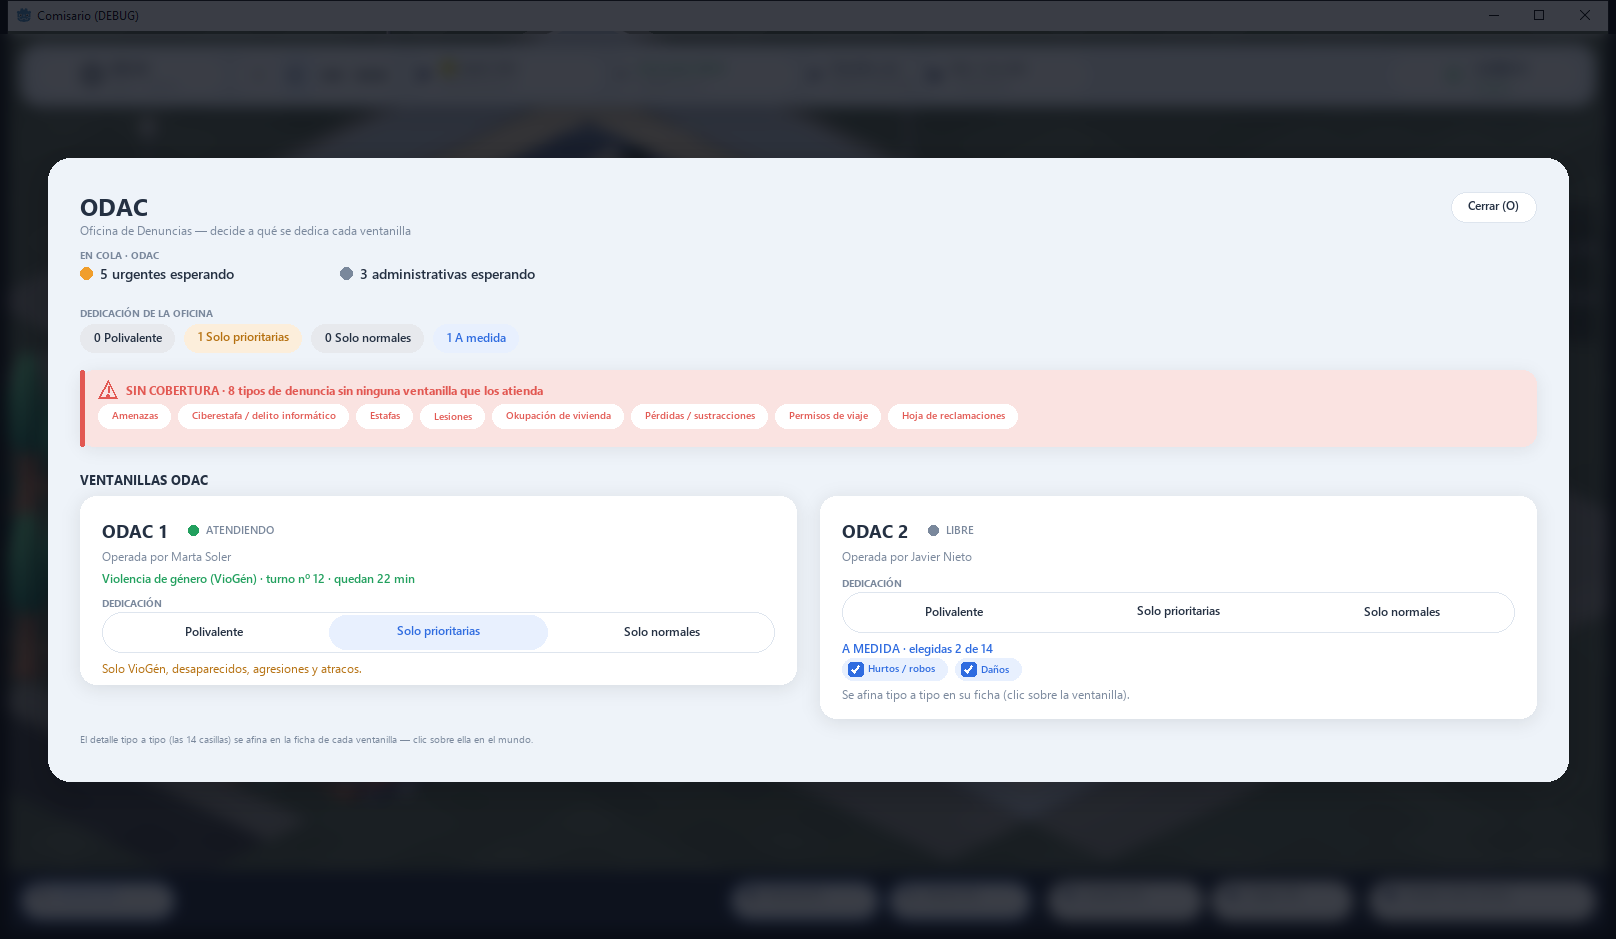

Python code for this plot:
# Maqueta del PANEL DE ODAC (F4, tecla O) — la "UI definitiva" que sustituye al andamio provisional
# de `src/main/panel_odac.gd` (el propio archivo se declara "andamio... la UI definitiva es UI/HUD
# #11" en su cabecera). Mismo lenguaje v3 que las hermanas ya aprobadas (`maqueta_horario.py`/
# `maqueta_personal.py`/`kit_ui_comisario.gd`): modal con velo+blur, chrome nítido, tarjetas blancas,
# esquinas muy redondeadas, un único acento azul.
#
# Contenido: SOLO lo que soporta la API real:
#   - src/main/panel_odac.gd (leído entero) — la pantalla actual: 3 modos de un clic por ventanilla
#     (Polivalente/Solo prioritarias/Solo normales) + el aviso de "denuncias sin cubrir" (la válvula
#     anti-inanición, razón de ser de la pantalla — ver la cabecera larga de `odac.gd`). El 4º modo
#     ("a medida") NO se ofrece aquí a medias — el propio código lo dice: "es la UI fina que llegará
#     con UI/HUD #11 -- se indica pero no se ofrece aquí a medias". Esta maqueta SÍ es esa UI fina, y
#     aun así respeta la regla: la pastilla de 3 modos rápidos sigue siendo de 1 clic; "A medida" se
#     INDICA (qué tipos coge, de sobra útil para comparar) pero afinarlo tipo a tipo se queda en la
#     ficha individual (`panel_ventanilla.gd::_bloque_odac`, ya tiene sus 13 casillas) — duplicar esas
#     13 casillas aquí, multiplicadas por N ventanillas, sería ruido, no ayuda.
#   - src/feature/odac/odac.gd — Modo enum, NOMBRES_MODO, AYUDA_MODO, modo_de/fijar_modo,
#     denuncias_sin_cubrir(), atenciones_de_modo/subconjunto_de, es_prioritaria(), puestos().
#   - src/core/flujo/flujo.gd — personas_en_cola/personas_de_cola(&"ODAC") (para el reparto
#     prioritarias/normales de la cola — dato REAL, ver más abajo), estado_de_puesto (LIBRE/
#     ATENDIENDO/EN_CAMINO/ABIERTO_SIN_AGENTE/CERRADO), persona_en_puesto/restante_de_puesto.
#   - src/main/panel_personal.gd::PREFIJO_POR_TIPO_PUESTO — "ODAC 1"/"ODAC 2" (nunca el id técnico).
#   - datos/denuncias/*.tres — el catálogo REAL de 14 denuncias (4 Prioritarias: viogen,
#     desaparecidos, agresion_sexual, robo_violencia · 10 Normales: el resto) con sus `nombre`
#     exactos. (El comentario de `odac.gd` dice "13" pero el catálogo en disco tiene 14 -- se usa el
#     catálogo real, no el comentario desactualizado.)
#
# ══ QUÉ APORTA LA VISTA DE CONJUNTO QUE LA FICHA INDIVIDUAL NO DA ═══════════════════════════════
# La ficha de una ventanilla (`panel_ventanilla.gd`) solo sabe de SÍ MISMA: su modo, sus denuncias
# marcadas, la cola TOTAL del servicio (sin desglosar). Ninguna ficha puede decirte "entre TODAS tus
# ventanillas de ODAC, os estáis dejando 8 tipos de denuncia sin nadie que los coja" — eso es una
# propiedad del CONJUNTO, no de una ventanilla. Por eso esta pantalla añade tres cosas que la ficha no
# puede dar sola:
#   1. REPARTO DE LA COLA POR PRIORIDAD (dato real: `Flujo.personas_de_cola(&"ODAC")` trae los objetos
#      Persona; cada uno sabe su `tramite_id()`, y `ODAC.es_prioritaria(id)` dice si es urgente —
#      agregando eso se cuenta cuántos de los que esperan son urgentes y cuántos no, cosa que la ficha
#      de una sola ventanilla jamás podría saber por sí sola).
#   2. RESUMEN DE DEDICACIÓN (cuántas ventanillas están en cada modo) — la comparación explícita que
#      pide el encargo: de un vistazo, "¿cuántas cubren solo lo urgente?".
#   3. EL AVISO DE COBERTURA (`denuncias_sin_cubrir`) — que YA es, por construcción, una pregunta sobre
#      el conjunto (una denuncia está "sin cubrir" si NINGUNA ventanilla la coge). Aquí se dibuja como
#      chips en vez del párrafo de una sola línea que usa hoy el andamio (`_aviso.text`, un
#      `", ".join(...)` que con 8 tipos sería una frase larguísima) — más legible sin perder ni un dato.
#
# ══ ESTADO RETRATADO (con chicha, datos reales) ══════════════════════════════════════════════════
# 2 ventanillas ODAC (todo lo que hace falta para que el aviso de cobertura tenga sentido real, sin
# inventar una tercera para maquillarlo):
#   - ODAC 1: "Solo prioritarias" (cubre las 4 urgentes) — Marta Soler, ATENDIENDO ahora mismo una
#     "Violencia de género (VioGén)".
#   - ODAC 2: "A medida", 2 denuncias marcadas: "Hurtos / robos" y "Daños" — Javier Nieto, LIBRE.
# Entre las dos cubren 4 Prioritarias + 2 Normales = 6 de 14. Las 8 Normales restantes (Amenazas,
# Ciberestafa, Estafas, Lesiones, Okupación, Pérdidas/sustracciones, Permisos de viaje, Hoja de
# reclamaciones) se quedan SIN NINGUNA ventanilla que las atienda — el aviso en rojo, con datos reales,
# no inventados.
from PIL import Image, ImageDraw, ImageFont, ImageFilter
import os

import os
# Promovida a design/ux/maquetas-menu-2026-08/ el 2026-08-18; el fondo viaja junto al script.
FONDO = os.path.join(os.path.dirname(os.path.abspath(__file__)), "fondo_actual.png")
SCRATCH = os.path.dirname(os.path.abspath(__file__))
SCRATCH = os.path.dirname(os.path.abspath(__file__))
F_DIR = r"C:\Windows\Fonts"

# ── Paleta (idéntica a las maquetas hermanas / MOD_COLOR_* de kit_ui_comisario.gd) ────────────────
PANEL = (238, 243, 249)
TARJETA = (255, 255, 255)
TINTA = (36, 48, 66)
GRIS = (122, 136, 156)
LINEA = (222, 229, 238)
ACENTO = (47, 108, 224)
ACENTO_SUAVE = (232, 240, 254)
VERDE = (34, 160, 94)
VERDE_SUAVE = (226, 244, 234)
AMBAR = (240, 158, 44)
AMBAR_SUAVE = (252, 238, 219)
AMBAR_TEXTO = (181, 112, 15)
ROJO = (226, 88, 82)
ROJO_SUAVE = (250, 227, 225)
GRIS_SUAVE = (231, 233, 237)


def F(nombre, tam):
    return ImageFont.truetype(os.path.join(F_DIR, nombre), tam)


NORM, SEMI, BOLD = "segoeui.ttf", "seguisb.ttf", "segoeuib.ttf"


def cargar_base():
    return Image.open(FONDO).convert("RGBA")


def sombra_rect(img, caja, radio, alfa=26, blur=8, offset=(0, 3)):
    capa = Image.new("RGBA", img.size, (0, 0, 0, 0))
    d = ImageDraw.Draw(capa)
    x0, y0, x1, y1 = caja
    d.rounded_rectangle([x0 + offset[0], y0 + offset[1], x1 + offset[0], y1 + offset[1]],
                         radio, fill=(10, 14, 24, alfa))
    img.alpha_composite(capa.filter(ImageFilter.GaussianBlur(blur)))


def texto_centrado_v(d, xy, texto, fuente, fill, alto_linea):
    x, y = xy
    bbox = d.textbbox((0, 0), texto, font=fuente)
    h = bbox[3] - bbox[1]
    d.text((x, y - h / 2 - bbox[1]), texto, font=fuente, fill=fill)


def ancho_texto(d, texto, fuente):
    bbox = d.textbbox((0, 0), texto, font=fuente)
    return bbox[2] - bbox[0]


def envolver_texto(d, texto, fuente, ancho_max):
    palabras = texto.split(" ")
    lineas, actual = [], ""
    for palabra in palabras:
        prueba = (actual + " " + palabra).strip()
        if ancho_texto(d, prueba, fuente) <= ancho_max or actual == "":
            actual = prueba
        else:
            lineas.append(actual)
            actual = palabra
    if actual:
        lineas.append(actual)
    return lineas


def boton_pill(d, x, y, ancho, alto, texto, estilo="primario", tam=11):
    if estilo == "primario":
        fondo, color_txt = ACENTO, (255, 255, 255)
    elif estilo == "peligro":
        fondo, color_txt = TARJETA, ROJO
    else:
        fondo, color_txt = TARJETA, TINTA
    d.rounded_rectangle([x, y, x + ancho, y + alto], alto // 2, fill=fondo)
    if estilo in ("secundario", "peligro"):
        d.rounded_rectangle([x, y, x + ancho, y + alto], alto // 2, outline=LINEA, width=1)
    fuente = F(SEMI, tam)
    tw = ancho_texto(d, texto, fuente)
    bbox = d.textbbox((0, 0), texto, font=fuente)
    texto_centrado_v(d, (x + (ancho - tw) / 2 - bbox[0], y + alto / 2), texto, fuente, color_txt, alto)


def punto_texto(d, x, y, texto, color_punto, color_texto=TINTA, tam=13, radio=6):
    cy = y
    d.ellipse([x, cy - radio, x + radio * 2, cy + radio], fill=color_punto)
    d.text((x + radio * 2 + 8, y - tam * 0.7), texto, font=F(SEMI, tam), fill=color_texto)


## Casilla marcada dibujada -- a menos de ~14px de lado el radio de esquina (antes 40% del lado) y el
## trazo de 2px se comían la forma y salía un "engranaje" en vez de un check (visto en zoom, pasada
## 2). Lado mínimo 14 + radio proporcional más bajo (22%) arregla la lectura.
def casilla_check(d, x, y, lado, color=ACENTO):
    radio = max(2, lado * 0.22)
    d.rounded_rectangle([x, y, x + lado, y + lado], radio, fill=color)
    d.line([x + lado * 0.24, y + lado * 0.54, x + lado * 0.42, y + lado * 0.72],
           fill=(255, 255, 255), width=2)
    d.line([x + lado * 0.42, y + lado * 0.72, x + lado * 0.78, y + lado * 0.28],
           fill=(255, 255, 255), width=2)


# ── Chip suelto (fondo + texto), devuelve su ancho -- pieza base del flujo de chips de abajo. Los
# chips con casilla marcada tienen su propia variante (`flujo_chips_check`), más abajo. ─────────────
def chip(d, x, y, texto, color_fondo, color_texto, tam=11, alto=24):
    fuente = F(SEMI, tam)
    tw = ancho_texto(d, texto, fuente)
    pad_izq = 14
    ancho = pad_izq + tw + 12
    d.rounded_rectangle([x, y, x + ancho, y + alto], alto // 2, fill=color_fondo)
    texto_centrado_v(d, (x + pad_izq, y + alto / 2), texto, fuente, color_texto, alto)
    return ancho


## Coloca una lista de textos como chips en flujo (salto de línea automático) dentro de `ancho_max`.
## Devuelve la y tras la última fila.
def flujo_chips(d, x0, y0, ancho_max, textos, color_fondo, color_texto, tam=11, alto=24, gap=8):
    x, y = x0, y0
    fila_alto = alto
    for texto in textos:
        fuente = F(SEMI, tam)
        tw = ancho_texto(d, texto, fuente)
        ancho_chip = 14 + tw + 12
        if x != x0 and x + ancho_chip > x0 + ancho_max:
            x = x0
            y += fila_alto + gap
        chip(d, x, y, texto, color_fondo, color_texto, tam, alto)
        x += ancho_chip + gap
    return y + fila_alto


## Variante con casilla marcada DIBUJADA delante de cada chip (nunca el carácter unicode "✓": la
## fuente del sistema no lo trae limpio a este tamaño y sale como tofu -- mismo gotcha ya documentado
## en `kit_ui_comisario.gd::GlifoModerno` para la flecha "▾").
def flujo_chips_check(d, x0, y0, ancho_max, textos, color_fondo, color_texto, tam=11, alto=24, gap=8):
    x, y = x0, y0
    fila_alto = alto
    for texto in textos:
        fuente = F(SEMI, tam)
        tw = ancho_texto(d, texto, fuente)
        lado_icono = min(15, alto - 6)
        texto_x = 6 + lado_icono + 5
        ancho_chip = texto_x + tw + 12
        if x != x0 and x + ancho_chip > x0 + ancho_max:
            x = x0
            y += fila_alto + gap
        d.rounded_rectangle([x, y, x + ancho_chip, y + alto], alto // 2, fill=color_fondo)
        casilla_check(d, x + 6, y + (alto - lado_icono) / 2, lado_icono, color_texto)
        texto_centrado_v(d, (x + texto_x, y + alto / 2), texto, fuente, color_texto, alto)
        x += ancho_chip + gap
    return y + fila_alto


# ── Segmentado de 3 modos rápidos (1 clic) -- gemelo visual de KitUIComisario.toggle_segmentado,
# pero puede no tener NINGUNO activo (el puesto está en "A medida", SUBCONJUNTO -- honestidad: no se
# inventa que uno de los 3 esté "puesto" cuando no lo está). ──────────────────────────────────────
def segmentado_modos(d, x, y, ancho, alto, modo_activo, nombres_modo):
    d.rounded_rectangle([x, y, x + ancho, y + alto], alto // 2, fill=TARJETA, outline=LINEA, width=1)
    n = len(nombres_modo)
    seg_w = ancho / n
    for i, (id_modo, texto) in enumerate(nombres_modo):
        sx0 = x + i * seg_w
        activo = id_modo == modo_activo
        if activo:
            d.rounded_rectangle(
                [sx0 + 3, y + 3, sx0 + seg_w - 3, y + alto - 3], (alto - 6) // 2, fill=ACENTO_SUAVE
            )
        color_txt = ACENTO if activo else TINTA
        fuente = F(SEMI, 12)
        tw = ancho_texto(d, texto, fuente)
        texto_centrado_v(d, (sx0 + (seg_w - tw) / 2, y + alto / 2), texto, fuente, color_txt, alto)


# ── Una tarjeta de ventanilla ODAC (la unidad de comparación de la vista de conjunto) ─────────────
def tarjeta_odac(img, d, x, y, ancho, nombre, operador, sin_agente, estado, color_estado,
                  ahora_mismo, modo_id, nombre_modo_actual, ayuda_modo, color_ayuda, es_a_medida,
                  denuncias_a_medida):
    pad = 22
    seg_alto = 40
    # Alto dinámico: cabecera + operador + (ahora mismo, si hay) + segmentado + ayuda + (chips a
    # medida, si toca).
    fuente_ayuda = F(NORM, 12)
    lineas_ayuda = envolver_texto(d, ayuda_modo, fuente_ayuda, ancho - pad * 2)
    alto = pad + 26 + 20 + (18 if ahora_mismo else 0) + 14 + seg_alto + 10 + len(lineas_ayuda) * 16 + pad
    if es_a_medida:
        # 52 y no 30: el rotulo (18) + la fila de chips (22+6) + aire; con 30 la linea de ayuda
        # rozaba el borde inferior de la tarjeta (auditoria de Fable, 2026-08-18).
        alto += 52
    caja = (x, y, x + ancho, y + alto)
    sombra_rect(img, caja, 16, alfa=26, blur=9)
    d.rounded_rectangle(caja, 16, fill=TARJETA)

    yy = y + pad
    d.text((x + pad, yy), nombre, font=F(BOLD, 18), fill=TINTA)
    tw_nombre = ancho_texto(d, nombre, F(BOLD, 18))
    punto_texto(d, x + pad + tw_nombre + 20, yy + 12, estado, color_estado, color_texto=GRIS, tam=11, radio=5)
    yy += 30
    d.text((x + pad, yy), (
        "Sin agente asignado" if sin_agente else "Operada por %s" % operador
    ), font=F(NORM, 12), fill=ROJO if sin_agente else GRIS)
    yy += 22
    if ahora_mismo:
        d.text((x + pad, yy), ahora_mismo, font=F(SEMI, 12), fill=VERDE)
        yy += 20
    yy += 6

    d.text((x + pad, yy), "DEDICACIÓN", font=F(BOLD, 10), fill=GRIS)
    yy += 16
    nombres_modo = [("polivalente", "Polivalente"), ("prioritarias", "Solo prioritarias"),
                     ("normales", "Solo normales")]
    segmentado_modos(d, x + pad, yy, ancho - pad * 2, seg_alto, modo_id, nombres_modo)
    yy += seg_alto + 8
    if es_a_medida:
        d.text((x + pad, yy), "A MEDIDA · elegidas %d de 14" % len(denuncias_a_medida), font=F(SEMI, 12), fill=ACENTO)
        yy += 18
        yy = flujo_chips_check(
            d, x + pad, yy, ancho - pad * 2, denuncias_a_medida, ACENTO_SUAVE, ACENTO, tam=10, alto=22
        ) + 6
    for linea in lineas_ayuda:
        d.text((x + pad, yy), linea, font=fuente_ayuda, fill=color_ayuda)
        yy += 16
    return y + alto


# ══ Render principal ══════════════════════════════════════════════════════════════════════════
def triangulo_alerta(d, cx, cy, r, color):
    d.polygon([(cx, cy - r), (cx - r * 0.95, cy + r * 0.8), (cx + r * 0.95, cy + r * 0.8)],
              outline=color, width=2)
    d.line([cx, cy - r * 0.32, cx, cy + r * 0.22], fill=color, width=2)
    d.ellipse([cx - 1.6, cy + r * 0.42, cx + 1.6, cy + r * 0.42 + 3.2], fill=color)


## Dibuja TODO el contenido del modal (marco + cabecera + secciones) con el techo del modal en
## `MY0` -- factorizado aparte para poder medir cuánto ocupa en una pasada "en seco" y luego centrar
## el modal en vertical con esa medida real, en vez de dejar la mitad de abajo vacía (pantalla con
## poco contenido -- 2 ventanillas -- comparada con las hermanas Personal/Horario, que llenan un
## modal a pantalla completa de sobra). Devuelve la Y final del contenido (para dimensionar).
def dibujar_contenido(img, d, W, H, MY0):
    # ── Marco del modal (mismo ancho que Personal/Horario — pantallas hermanas; alto AUTOAJUSTADO
    # al contenido real de esta pantalla, más modesta: 2 ventanillas, no 3 controles grandes) ──────
    MX0, MX1 = 48, W - 48
    MY1 = H - MY0
    sombra_rect(img, (MX0, MY0, MX1, MY1), 22, alfa=60, blur=14, offset=(0, 8))
    d.rounded_rectangle([MX0, MY0, MX1, MY1], 22, fill=PANEL)

    pad = 32
    ix0, iy0, ix1, iy1 = MX0 + pad, MY0 + pad, MX1 - pad, MY1 - pad
    ancho_contenido = ix1 - ix0

    # ── Cabecera ─────────────────────────────────────────────────────────────────────────────
    d.text((ix0, iy0), "ODAC", font=F(BOLD, 24), fill=TINTA)
    d.text((ix0, iy0 + 32), "Oficina de Denuncias — decide a qué se dedica cada ventanilla",
           font=F(NORM, 12), fill=GRIS)
    cerrar_txt = "Cerrar (O)"
    fuente_c = F(SEMI, 12)
    tw = ancho_texto(d, cerrar_txt, fuente_c)
    bw = tw + 34
    boton_pill(d, ix1 - bw, iy0 + 2, bw, 30, cerrar_txt, estilo="secundario", tam=12)

    # ── Reparto de la cola por prioridad (dato agregado REAL — ver cabecera del script) ─────────
    # Flujo.personas_en_cola(&"ODAC") = 8; de esos, 5 son de denuncias Prioritarias (ODAC.
    # es_prioritaria(persona.tramite_id())) y 3 de Normales -- conteo agregando personas_de_cola().
    y_ctx = iy0 + 58
    total_cola = 8
    prioritarias_cola = 5
    normales_cola = total_cola - prioritarias_cola
    d.text((ix0, y_ctx), "EN COLA · ODAC", font=F(BOLD, 10), fill=GRIS)
    y_ctx += 18
    punto_texto(d, ix0, y_ctx + 7, "%d urgentes esperando" % prioritarias_cola, AMBAR,
                color_texto=TINTA, tam=14)
    punto_texto(d, ix0 + 260, y_ctx + 7, "%d administrativas esperando" % normales_cola, GRIS,
                color_texto=TINTA, tam=14)
    y_ctx += 30

    # ── Resumen de dedicación (comparación de conjunto — lo que ninguna ficha individual da) ───
    y_ctx += 10
    d.text((ix0, y_ctx), "DEDICACIÓN DE LA OFICINA", font=F(BOLD, 10), fill=GRIS)
    y_ctx += 18
    resumen = [
        ("0 Polivalente", GRIS_SUAVE, TINTA), ("1 Solo prioritarias", AMBAR_SUAVE, AMBAR_TEXTO),
        ("0 Solo normales", GRIS_SUAVE, TINTA), ("1 A medida", ACENTO_SUAVE, ACENTO),
    ]
    xr = ix0
    for texto, fondo, color_txt in resumen:
        xr += chip(d, xr, y_ctx, texto, fondo, color_txt, tam=12, alto=28) + 10
    y_ctx += 28 + 18

    # ── Aviso de cobertura (la válvula anti-inanición, OD5 — datos reales del escenario) ────────
    sin_cubrir = [
        "Amenazas", "Ciberestafa / delito informático", "Estafas", "Lesiones",
        "Okupación de vivienda", "Pérdidas / sustracciones", "Permisos de viaje",
        "Hoja de reclamaciones",
    ]
    banner_x0, banner_x1 = ix0, ix1
    banner_y0 = y_ctx
    fuente_banner_titulo = F(BOLD, 12)
    titulo_banner = "SIN COBERTURA · %d tipos de denuncia sin ninguna ventanilla que los atienda" % len(sin_cubrir)
    # Altura del banner: título + filas de chips (se calcula simulando el flujo antes de pintar fondo).
    chips_alto_estimado = 24
    filas_estimadas = 1
    xx = banner_x0 + 18
    for t in sin_cubrir:
        w = 14 + ancho_texto(d, t, F(SEMI, 10)) + 12
        if xx != banner_x0 + 18 and xx + w > banner_x1 - 18:
            filas_estimadas += 1
            xx = banner_x0 + 18
        xx += w + 6
    banner_h = 16 + 18 + filas_estimadas * (chips_alto_estimado + 6) + 12
    sombra_rect(img, (banner_x0, banner_y0, banner_x1, banner_y0 + banner_h), 14, alfa=20)
    d.rounded_rectangle([banner_x0, banner_y0, banner_x1, banner_y0 + banner_h], 14, fill=ROJO_SUAVE)
    d.rounded_rectangle([banner_x0, banner_y0, banner_x0 + 4, banner_y0 + banner_h], 2, fill=ROJO)
    # Triángulo de alerta DIBUJADO (forma, no solo color -- accesibilidad transversal del proyecto,
    # mismo criterio que los toasts de F3): el banner no depende solo del rojo para leerse crítico.
    triangulo_alerta(d, banner_x0 + 28, banner_y0 + 20, 10, ROJO)
    d.text((banner_x0 + 46, banner_y0 + 12), titulo_banner, font=fuente_banner_titulo, fill=ROJO)
    flujo_chips(d, banner_x0 + 18, banner_y0 + 34, (banner_x1 - banner_x0) - 36, sin_cubrir,
                (255, 255, 255), ROJO, tam=10, alto=24)

    # ── Ventanillas ODAC, en columnas (comparación lado a lado — la razón de ser de la pantalla) ──
    y_lista = banner_y0 + banner_h + 24
    d.text((ix0, y_lista), "VENTANILLAS ODAC", font=F(BOLD, 13), fill=TINTA)
    y_lista += 26

    gap_col = 24
    ancho_col = (ancho_contenido - gap_col) / 2

    fin1 = tarjeta_odac(
        img, d, ix0, y_lista, ancho_col,
        "ODAC 1", "Marta Soler", False, "ATENDIENDO", VERDE,
        "Violencia de género (VioGén) · turno nº 12 · quedan 22 min",
        "prioritarias", "Solo prioritarias",
        "Solo VioGén, desaparecidos, agresiones y atracos.", AMBAR_TEXTO,
        False, [],
    )
    d = ImageDraw.Draw(img, "RGBA")
    fin2 = tarjeta_odac(
        img, d, ix0 + ancho_col + gap_col, y_lista, ancho_col,
        "ODAC 2", "Javier Nieto", False, "LIBRE", GRIS,
        "",
        "a_medida", "A medida",
        "Se afina tipo a tipo en su ficha (clic sobre la ventanilla).", GRIS,
        True, ["Hurtos / robos", "Daños"],
    )
    d = ImageDraw.Draw(img, "RGBA")

    y_fin = max(fin1, fin2) + 14
    nota = "El detalle tipo a tipo (las 14 casillas) se afina en la ficha de cada ventanilla — clic sobre ella en el mundo."
    d.text((ix0, y_fin), nota, font=F(NORM, 10), fill=GRIS)

    return y_fin + 16   # + el mismo pad (32) que ya se resta arriba no hace falta, esto es contenido puro


# ══ Render principal ══════════════════════════════════════════════════════════════════════════
def render():
    base = cargar_base()
    W, H = base.size

    # Mismo tratamiento de fondo que las hermanas modales (Personal/Horario): desenfoque + velo,
    # chrome (barra de título de la ventana) nítido. Se hace UNA vez y se reutiliza en las dos
    # pasadas (medir + pintar definitivo) para no desenfocar dos veces.
    chrome = base.crop((0, 0, W, 34))
    fondo_borroso = base.filter(ImageFilter.GaussianBlur(7))
    fondo_borroso.paste(chrome, (0, 0))
    velo = Image.new("RGBA", fondo_borroso.size, (10, 14, 24, 205))
    fondo_borroso.alpha_composite(velo)

    # ── Pasada 1 (EN SECO): mide cuánto ocupa el contenido real con el modal arrancando en
    # MY0_prueba, sobre una COPIA descartable -- así el modal final se puede centrar en vertical con
    # su alto real en vez de forzar el margen 40/40 fijo de las hermanas (que en ellas se llena solo,
    # aquí con 2 ventanillas dejaría medio modal en blanco). ──────────────────────────────────────
    MY0_prueba = 40
    img_prueba = fondo_borroso.copy()
    d_prueba = ImageDraw.Draw(img_prueba, "RGBA")
    y_fin_prueba = dibujar_contenido(img_prueba, d_prueba, W, H, MY0_prueba)
    alto_contenido = (y_fin_prueba - MY0_prueba) + 32   # + el mismo pad inferior que el superior

    # ── Pasada 2 (definitiva): modal centrado en vertical con ese alto medido. ───────────────────
    MY0 = max(40, int((H - alto_contenido) / 2))
    img = fondo_borroso.copy()
    d = ImageDraw.Draw(img, "RGBA")
    y_fin = dibujar_contenido(img, d, W, H, MY0)

    salida = os.path.join(SCRATCH, "maqueta_odac.png")
    img.convert("RGB").save(salida)
    print("OK ->", salida, img.size, "MY0 centrado:", MY0, "alto contenido:", alto_contenido,
          "y_fin:", y_fin)


if __name__ == "__main__":
    render()
